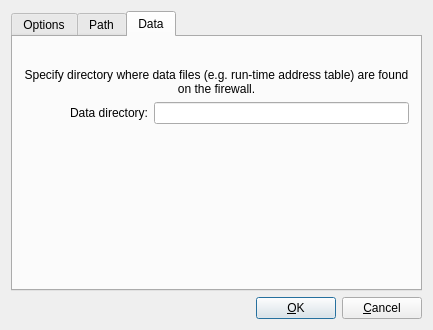
<?xml version="1.0" encoding="UTF-8"?>
<ui version="4.0">
 <class>openbsdAdvancedDialog_q</class>
 <widget class="QDialog" name="openbsdAdvancedDialog_q">
  <property name="windowModality">
   <enum>Qt::WindowModality::WindowModal</enum>
  </property>
  <property name="geometry">
   <rect>
    <x>0</x>
    <y>0</y>
    <width>433</width>
    <height>330</height>
   </rect>
  </property>
  <property name="windowTitle">
   <string>OpenBSD: advanced settings</string>
  </property>
  <layout class="QGridLayout">
   <property name="margin" stdset="0">
    <number>11</number>
   </property>
   <item row="0" column="0">
    <widget class="QTabWidget" name="tabWidget">
     <property name="currentIndex">
      <number>2</number>
     </property>
     <widget class="QWidget" name="tab0">
      <attribute name="title">
       <string>Options</string>
      </attribute>
      <layout class="QGridLayout">
       <item row="0" column="0">
        <spacer>
         <property name="orientation">
          <enum>Qt::Orientation::Vertical</enum>
         </property>
         <property name="sizeType">
          <enum>QSizePolicy::Policy::Fixed</enum>
         </property>
         <property name="sizeHint" stdset="0">
          <size>
           <width>20</width>
           <height>20</height>
          </size>
         </property>
        </spacer>
       </item>
       <item row="1" column="0">
        <widget class="QLabel" name="label534">
         <property name="text">
          <string>IPv4 Packet forwarding</string>
         </property>
         <property name="alignment">
          <set>Qt::AlignmentFlag::AlignCenter</set>
         </property>
         <property name="wordWrap">
          <bool>false</bool>
         </property>
        </widget>
       </item>
       <item row="1" column="1">
        <widget class="QComboBox" name="openbsd_ip_forward">
         <property name="currentIndex">
          <number>0</number>
         </property>
         <item>
          <property name="text">
           <string>No change</string>
          </property>
         </item>
         <item>
          <property name="text">
           <string>On</string>
          </property>
         </item>
         <item>
          <property name="text">
           <string>Off</string>
          </property>
         </item>
        </widget>
       </item>
       <item row="1" column="2">
        <spacer>
         <property name="orientation">
          <enum>Qt::Orientation::Horizontal</enum>
         </property>
         <property name="sizeType">
          <enum>QSizePolicy::Policy::Expanding</enum>
         </property>
         <property name="sizeHint" stdset="0">
          <size>
           <width>40</width>
           <height>20</height>
          </size>
         </property>
        </spacer>
       </item>
       <item row="2" column="0">
        <widget class="QLabel" name="label534_2">
         <property name="text">
          <string>IPv6 Packet forwarding</string>
         </property>
         <property name="alignment">
          <set>Qt::AlignmentFlag::AlignCenter</set>
         </property>
         <property name="wordWrap">
          <bool>false</bool>
         </property>
        </widget>
       </item>
       <item row="2" column="1">
        <widget class="QComboBox" name="openbsd_ipv6_forward">
         <property name="currentIndex">
          <number>0</number>
         </property>
         <item>
          <property name="text">
           <string>No change</string>
          </property>
         </item>
         <item>
          <property name="text">
           <string>On</string>
          </property>
         </item>
         <item>
          <property name="text">
           <string>Off</string>
          </property>
         </item>
        </widget>
       </item>
       <item row="3" column="0">
        <widget class="QLabel" name="label536">
         <property name="text">
          <string>Enable directed broadcast</string>
         </property>
         <property name="alignment">
          <set>Qt::AlignmentFlag::AlignCenter</set>
         </property>
         <property name="wordWrap">
          <bool>false</bool>
         </property>
        </widget>
       </item>
       <item row="3" column="1">
        <widget class="QComboBox" name="openbsd_ip_directed_broadcast">
         <item>
          <property name="text">
           <string>No change</string>
          </property>
         </item>
         <item>
          <property name="text">
           <string>On</string>
          </property>
         </item>
         <item>
          <property name="text">
           <string>Off</string>
          </property>
         </item>
        </widget>
       </item>
       <item row="4" column="0">
        <widget class="QLabel" name="label538">
         <property name="text">
          <string>Forward source routed packets</string>
         </property>
         <property name="alignment">
          <set>Qt::AlignmentFlag::AlignCenter</set>
         </property>
         <property name="wordWrap">
          <bool>false</bool>
         </property>
        </widget>
       </item>
       <item row="4" column="1">
        <widget class="QComboBox" name="openbsd_ip_sourceroute">
         <item>
          <property name="text">
           <string>No change</string>
          </property>
         </item>
         <item>
          <property name="text">
           <string>On</string>
          </property>
         </item>
         <item>
          <property name="text">
           <string>Off</string>
          </property>
         </item>
        </widget>
       </item>
       <item row="5" column="0">
        <widget class="QLabel" name="label539">
         <property name="text">
          <string>Generate ICMP redirects</string>
         </property>
         <property name="alignment">
          <set>Qt::AlignmentFlag::AlignCenter</set>
         </property>
         <property name="wordWrap">
          <bool>false</bool>
         </property>
        </widget>
       </item>
       <item row="5" column="1">
        <widget class="QComboBox" name="openbsd_ip_redirect">
         <item>
          <property name="text">
           <string>No change</string>
          </property>
         </item>
         <item>
          <property name="text">
           <string>On</string>
          </property>
         </item>
         <item>
          <property name="text">
           <string>Off</string>
          </property>
         </item>
        </widget>
       </item>
       <item row="6" column="0">
        <spacer>
         <property name="orientation">
          <enum>Qt::Orientation::Horizontal</enum>
         </property>
         <property name="sizeType">
          <enum>QSizePolicy::Policy::Fixed</enum>
         </property>
         <property name="sizeHint" stdset="0">
          <size>
           <width>231</width>
           <height>20</height>
          </size>
         </property>
        </spacer>
       </item>
       <item row="6" column="1">
        <spacer>
         <property name="orientation">
          <enum>Qt::Orientation::Vertical</enum>
         </property>
         <property name="sizeType">
          <enum>QSizePolicy::Policy::Expanding</enum>
         </property>
         <property name="sizeHint" stdset="0">
          <size>
           <width>93</width>
           <height>51</height>
          </size>
         </property>
        </spacer>
       </item>
      </layout>
     </widget>
     <widget class="QWidget" name="tab1">
      <attribute name="title">
       <string>Path</string>
      </attribute>
      <layout class="QGridLayout">
       <property name="margin" stdset="0">
        <number>6</number>
       </property>
       <item row="1" column="1">
        <widget class="QLabel" name="label575">
         <property name="text">
          <string>pfctl:</string>
         </property>
         <property name="alignment">
          <set>Qt::AlignmentFlag::AlignCenter</set>
         </property>
         <property name="wordWrap">
          <bool>false</bool>
         </property>
        </widget>
       </item>
       <item row="1" column="2">
        <widget class="QLineEdit" name="openbsd_path_pfctl">
         <property name="minimumSize">
          <size>
           <width>200</width>
           <height>0</height>
          </size>
         </property>
        </widget>
       </item>
       <item row="2" column="2">
        <widget class="QLineEdit" name="openbsd_path_sysctl">
         <property name="minimumSize">
          <size>
           <width>200</width>
           <height>0</height>
          </size>
         </property>
        </widget>
       </item>
       <item row="2" column="1">
        <widget class="QLabel" name="label582">
         <property name="text">
          <string>sysctl:</string>
         </property>
         <property name="alignment">
          <set>Qt::AlignmentFlag::AlignCenter</set>
         </property>
         <property name="wordWrap">
          <bool>false</bool>
         </property>
        </widget>
       </item>
       <item row="0" column="0" colspan="4">
        <widget class="QLabel" name="label574">
         <property name="text">
          <string>Specify directory path and a file name for the following utilities on the OS your firewall machine is running. Leave these empty if you want to use default values.</string>
         </property>
         <property name="alignment">
          <set>Qt::AlignmentFlag::AlignCenter</set>
         </property>
         <property name="wordWrap">
          <bool>true</bool>
         </property>
        </widget>
       </item>
       <item row="3" column="2">
        <spacer>
         <property name="orientation">
          <enum>Qt::Orientation::Vertical</enum>
         </property>
         <property name="sizeType">
          <enum>QSizePolicy::Policy::Expanding</enum>
         </property>
         <property name="sizeHint" stdset="0">
          <size>
           <width>20</width>
           <height>40</height>
          </size>
         </property>
        </spacer>
       </item>
       <item row="1" column="3">
        <spacer>
         <property name="orientation">
          <enum>Qt::Orientation::Horizontal</enum>
         </property>
         <property name="sizeType">
          <enum>QSizePolicy::Policy::Expanding</enum>
         </property>
         <property name="sizeHint" stdset="0">
          <size>
           <width>40</width>
           <height>20</height>
          </size>
         </property>
        </spacer>
       </item>
       <item row="1" column="0">
        <spacer>
         <property name="orientation">
          <enum>Qt::Orientation::Horizontal</enum>
         </property>
         <property name="sizeType">
          <enum>QSizePolicy::Policy::Expanding</enum>
         </property>
         <property name="sizeHint" stdset="0">
          <size>
           <width>40</width>
           <height>20</height>
          </size>
         </property>
        </spacer>
       </item>
      </layout>
     </widget>
     <widget class="QWidget" name="tab">
      <attribute name="title">
       <string>Data</string>
      </attribute>
      <layout class="QGridLayout" name="openbsdAdvanced_gridLayout">
       <item row="0" column="1">
        <spacer name="spacer">
         <property name="orientation">
          <enum>Qt::Orientation::Vertical</enum>
         </property>
         <property name="sizeType">
          <enum>QSizePolicy::Policy::Fixed</enum>
         </property>
         <property name="sizeHint" stdset="0">
          <size>
           <width>20</width>
           <height>20</height>
          </size>
         </property>
        </spacer>
       </item>
       <item row="1" column="0" colspan="3">
        <widget class="QLabel" name="label456_2">
         <property name="text">
          <string>Specify directory where data files (e.g. run-time address table) are found on the firewall.</string>
         </property>
         <property name="alignment">
          <set>Qt::AlignmentFlag::AlignCenter</set>
         </property>
         <property name="wordWrap">
          <bool>true</bool>
         </property>
        </widget>
       </item>
       <item row="2" column="0">
        <widget class="QLabel" name="label453_3">
         <property name="text">
          <string>Data directory:</string>
         </property>
         <property name="alignment">
          <set>Qt::AlignmentFlag::AlignRight|Qt::AlignmentFlag::AlignTrailing|Qt::AlignmentFlag::AlignVCenter</set>
         </property>
         <property name="wordWrap">
          <bool>false</bool>
         </property>
        </widget>
       </item>
       <item row="2" column="1" colspan="2">
        <widget class="QLineEdit" name="openbsd_data_dir">
         <property name="minimumSize">
          <size>
           <width>200</width>
           <height>0</height>
          </size>
         </property>
        </widget>
       </item>
       <item row="3" column="2">
        <spacer name="verticalSpacer_3">
         <property name="orientation">
          <enum>Qt::Orientation::Vertical</enum>
         </property>
         <property name="sizeHint" stdset="0">
          <size>
           <width>20</width>
           <height>118</height>
          </size>
         </property>
        </spacer>
       </item>
      </layout>
     </widget>
    </widget>
   </item>
   <item row="1" column="0">
    <layout class="QHBoxLayout">
     <item>
      <spacer>
       <property name="orientation">
        <enum>Qt::Orientation::Horizontal</enum>
       </property>
       <property name="sizeType">
        <enum>QSizePolicy::Policy::Expanding</enum>
       </property>
       <property name="sizeHint" stdset="0">
        <size>
         <width>20</width>
         <height>20</height>
        </size>
       </property>
      </spacer>
     </item>
     <item>
      <widget class="QPushButton" name="buttonOk">
       <property name="text">
        <string>&amp;OK</string>
       </property>
       <property name="shortcut">
        <string/>
       </property>
       <property name="autoDefault">
        <bool>true</bool>
       </property>
       <property name="default">
        <bool>true</bool>
       </property>
      </widget>
     </item>
     <item>
      <widget class="QPushButton" name="buttonCancel">
       <property name="text">
        <string>&amp;Cancel</string>
       </property>
       <property name="shortcut">
        <string/>
       </property>
       <property name="autoDefault">
        <bool>true</bool>
       </property>
      </widget>
     </item>
    </layout>
   </item>
  </layout>
 </widget>
 <layoutdefault spacing="6" margin="11"/>
 <tabstops>
  <tabstop>tabWidget</tabstop>
  <tabstop>openbsd_ip_forward</tabstop>
  <tabstop>openbsd_ipv6_forward</tabstop>
  <tabstop>openbsd_ip_directed_broadcast</tabstop>
  <tabstop>openbsd_ip_sourceroute</tabstop>
  <tabstop>openbsd_ip_redirect</tabstop>
  <tabstop>openbsd_path_pfctl</tabstop>
  <tabstop>openbsd_path_sysctl</tabstop>
  <tabstop>buttonOk</tabstop>
  <tabstop>buttonCancel</tabstop>
 </tabstops>
 <resources/>
 <connections>
  <connection>
   <sender>buttonOk</sender>
   <signal>clicked()</signal>
   <receiver>openbsdAdvancedDialog_q</receiver>
   <slot>accept()</slot>
   <hints>
    <hint type="sourcelabel">
     <x>20</x>
     <y>20</y>
    </hint>
    <hint type="destinationlabel">
     <x>20</x>
     <y>20</y>
    </hint>
   </hints>
  </connection>
  <connection>
   <sender>buttonCancel</sender>
   <signal>clicked()</signal>
   <receiver>openbsdAdvancedDialog_q</receiver>
   <slot>reject()</slot>
   <hints>
    <hint type="sourcelabel">
     <x>20</x>
     <y>20</y>
    </hint>
    <hint type="destinationlabel">
     <x>20</x>
     <y>20</y>
    </hint>
   </hints>
  </connection>
 </connections>
</ui>
